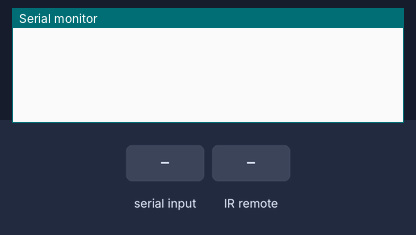
Recording of a sketch running on a simulated Arduino Uno, built with avr-gcc and run on an emulated ATmega328P. On the bench: the last lines printed to the serial monitor. Inputs (shaded band) come from the test bench.

Above: at 1.2 s.
1.3 s: "set" received over the second serial link
At 2.4 s:
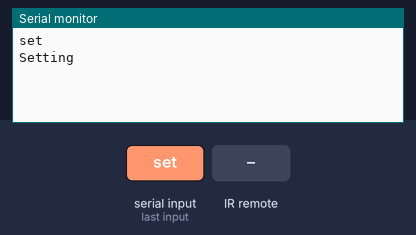
2.8 s: infrared code 0xFFFFFFFF received
At 3.5 s:
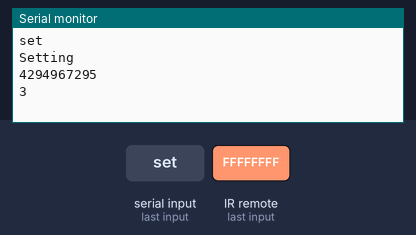

The sketch:

Sender_2.1.ino
```cpp
#include <IRremote.h>
#include <SoftwareSerial.h>

const int NEC_BIT = 32;

IRsend sender;
SoftwareSerial bthSerial(7,8);
IRrecv irrecv(11);
String str = "";

void setup() {
  // put your setup code here, to run once:
  Serial.begin(9600);
  bthSerial.begin(9600);
  irrecv.enableIRIn();
}

void loop() {
  // put your main code here, to run repeatedly:
  if (bthSerial.available()) {
    delay(10);
    while (bthSerial.available()) {
      str += (char)bthSerial.read();
    }

    Serial.println(str);

    if (str.indexOf("set") > -1) {
      int i = str.indexOf("set");
      delay(6);
      str.remove(i);
      long key = str.toInt();
      setKey(key);
    } else {
        uint32_t value = str.toInt();
        sender.sendNEC(value, NEC_BIT);
    }

    str = "";
  }

  if (Serial.available()) {
    delay(10);
    bthSerial.write(Serial.read());
  }
}

void setKey (long key) {
  Serial.println("Setting");
  str = "";
  irrecv.resume();
  decode_results results;

  bool do_loop = true;
  while (do_loop) {
    if (bthSerial.available()) {
      delay (10);
      while (bthSerial.available()) {
        str += (char)bthSerial.read();
      }
    }

    if (irrecv.decode(&results)) {
      Serial.println(results.value);
      Serial.println(results.decode_type);
      if (results.decode_type != NEC || results.value == 0xFFFFFFFF ) { // Must be NEC! Accept no substitute!
        irrecv.resume();
      } else {
        Serial.println(results.value, HEX);
        bthSerial.print(results.value);
        do_loop = false;
      }
    } else if (str.equalsIgnoreCase("cancel")) {
      do_loop = false;
    }
  }
}
```

Measured:
- after the input at 1.3 s, the serial monitor: prints a new line at once (image 1)
- after the input at 2.8 s, the serial monitor: prints a new line at once (image 2)
